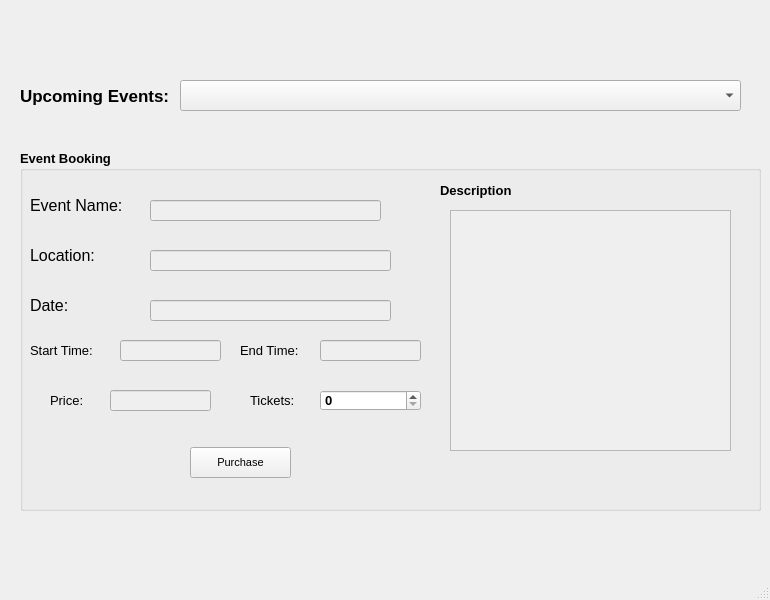
<?xml version="1.0" encoding="UTF-8"?>
<ui version="4.0">
 <class>MainWindow</class>
 <widget class="QMainWindow" name="MainWindow">
  <property name="geometry">
   <rect>
    <x>0</x>
    <y>0</y>
    <width>770</width>
    <height>600</height>
   </rect>
  </property>
  <property name="windowTitle">
   <string>MainWindow</string>
  </property>
  <widget class="QWidget" name="centralwidget">
   <widget class="QLabel" name="label_2">
    <property name="geometry">
     <rect>
      <x>20</x>
      <y>60</y>
      <width>201</width>
      <height>71</height>
     </rect>
    </property>
    <property name="font">
     <font>
      <pointsize>13</pointsize>
      <weight>75</weight>
      <bold>true</bold>
     </font>
    </property>
    <property name="text">
     <string>Upcoming Events: </string>
    </property>
   </widget>
   <widget class="QComboBox" name="comboBox">
    <property name="geometry">
     <rect>
      <x>180</x>
      <y>80</y>
      <width>561</width>
      <height>31</height>
     </rect>
    </property>
   </widget>
   <widget class="QGroupBox" name="groupBox">
    <property name="geometry">
     <rect>
      <x>20</x>
      <y>150</y>
      <width>741</width>
      <height>361</height>
     </rect>
    </property>
    <property name="font">
     <font>
      <pointsize>10</pointsize>
      <weight>75</weight>
      <bold>true</bold>
     </font>
    </property>
    <property name="title">
     <string>Event Booking</string>
    </property>
    <widget class="QLabel" name="label_3">
     <property name="geometry">
      <rect>
       <x>10</x>
       <y>40</y>
       <width>151</width>
       <height>31</height>
      </rect>
     </property>
     <property name="font">
      <font>
       <pointsize>12</pointsize>
       <weight>50</weight>
       <bold>false</bold>
      </font>
     </property>
     <property name="text">
      <string>Event Name: </string>
     </property>
    </widget>
    <widget class="QLabel" name="label_4">
     <property name="geometry">
      <rect>
       <x>10</x>
       <y>90</y>
       <width>131</width>
       <height>31</height>
      </rect>
     </property>
     <property name="font">
      <font>
       <pointsize>12</pointsize>
       <weight>50</weight>
       <bold>false</bold>
      </font>
     </property>
     <property name="text">
      <string>Location:</string>
     </property>
    </widget>
    <widget class="QLabel" name="label_5">
     <property name="geometry">
      <rect>
       <x>10</x>
       <y>140</y>
       <width>131</width>
       <height>31</height>
      </rect>
     </property>
     <property name="font">
      <font>
       <pointsize>12</pointsize>
       <weight>50</weight>
       <bold>false</bold>
      </font>
     </property>
     <property name="text">
      <string>Date:</string>
     </property>
    </widget>
    <widget class="QLabel" name="label_6">
     <property name="geometry">
      <rect>
       <x>10</x>
       <y>190</y>
       <width>111</width>
       <height>21</height>
      </rect>
     </property>
     <property name="font">
      <font>
       <pointsize>10</pointsize>
       <weight>50</weight>
       <bold>false</bold>
      </font>
     </property>
     <property name="text">
      <string>Start Time:</string>
     </property>
    </widget>
    <widget class="QLineEdit" name="lineEdit">
     <property name="enabled">
      <bool>false</bool>
     </property>
     <property name="geometry">
      <rect>
       <x>130</x>
       <y>50</y>
       <width>231</width>
       <height>21</height>
      </rect>
     </property>
    </widget>
    <widget class="QLineEdit" name="lineEdit_2">
     <property name="enabled">
      <bool>false</bool>
     </property>
     <property name="geometry">
      <rect>
       <x>130</x>
       <y>100</y>
       <width>241</width>
       <height>21</height>
      </rect>
     </property>
    </widget>
    <widget class="QLineEdit" name="lineEdit_3">
     <property name="enabled">
      <bool>false</bool>
     </property>
     <property name="geometry">
      <rect>
       <x>130</x>
       <y>150</y>
       <width>241</width>
       <height>21</height>
      </rect>
     </property>
    </widget>
    <widget class="QLineEdit" name="lineEdit_4">
     <property name="enabled">
      <bool>false</bool>
     </property>
     <property name="geometry">
      <rect>
       <x>100</x>
       <y>190</y>
       <width>101</width>
       <height>21</height>
      </rect>
     </property>
    </widget>
    <widget class="QLabel" name="label_7">
     <property name="geometry">
      <rect>
       <x>220</x>
       <y>190</y>
       <width>111</width>
       <height>21</height>
      </rect>
     </property>
     <property name="font">
      <font>
       <pointsize>10</pointsize>
       <weight>50</weight>
       <bold>false</bold>
      </font>
     </property>
     <property name="text">
      <string>End Time:</string>
     </property>
    </widget>
    <widget class="QLineEdit" name="lineEdit_5">
     <property name="enabled">
      <bool>false</bool>
     </property>
     <property name="geometry">
      <rect>
       <x>300</x>
       <y>190</y>
       <width>101</width>
       <height>21</height>
      </rect>
     </property>
    </widget>
    <widget class="QLabel" name="label_8">
     <property name="geometry">
      <rect>
       <x>420</x>
       <y>30</y>
       <width>111</width>
       <height>21</height>
      </rect>
     </property>
     <property name="font">
      <font>
       <pointsize>10</pointsize>
       <weight>75</weight>
       <bold>true</bold>
      </font>
     </property>
     <property name="text">
      <string>Description</string>
     </property>
    </widget>
    <widget class="QTextEdit" name="textEdit">
     <property name="enabled">
      <bool>false</bool>
     </property>
     <property name="geometry">
      <rect>
       <x>430</x>
       <y>60</y>
       <width>281</width>
       <height>241</height>
      </rect>
     </property>
    </widget>
    <widget class="QLabel" name="label_9">
     <property name="geometry">
      <rect>
       <x>30</x>
       <y>240</y>
       <width>111</width>
       <height>21</height>
      </rect>
     </property>
     <property name="font">
      <font>
       <pointsize>10</pointsize>
       <weight>50</weight>
       <bold>false</bold>
      </font>
     </property>
     <property name="text">
      <string>Price:</string>
     </property>
    </widget>
    <widget class="QLineEdit" name="lineEdit_6">
     <property name="enabled">
      <bool>false</bool>
     </property>
     <property name="geometry">
      <rect>
       <x>90</x>
       <y>240</y>
       <width>101</width>
       <height>21</height>
      </rect>
     </property>
    </widget>
    <widget class="QLabel" name="label_10">
     <property name="geometry">
      <rect>
       <x>230</x>
       <y>240</y>
       <width>111</width>
       <height>21</height>
      </rect>
     </property>
     <property name="font">
      <font>
       <pointsize>10</pointsize>
       <weight>50</weight>
       <bold>false</bold>
      </font>
     </property>
     <property name="text">
      <string>Tickets:</string>
     </property>
    </widget>
    <widget class="QSpinBox" name="spinBox">
     <property name="geometry">
      <rect>
       <x>300</x>
       <y>240</y>
       <width>101</width>
       <height>21</height>
      </rect>
     </property>
     <property name="maximum">
      <number>10000</number>
     </property>
    </widget>
    <widget class="QPushButton" name="pushButton">
     <property name="geometry">
      <rect>
       <x>170</x>
       <y>297</y>
       <width>101</width>
       <height>31</height>
      </rect>
     </property>
     <property name="font">
      <font>
       <pointsize>8</pointsize>
       <weight>50</weight>
       <bold>false</bold>
      </font>
     </property>
     <property name="text">
      <string>Purchase</string>
     </property>
    </widget>
   </widget>
  </widget>
  <widget class="QMenuBar" name="menubar">
   <property name="geometry">
    <rect>
     <x>0</x>
     <y>0</y>
     <width>770</width>
     <height>26</height>
    </rect>
   </property>
  </widget>
  <widget class="QStatusBar" name="statusbar"/>
 </widget>
 <resources/>
 <connections/>
</ui>
